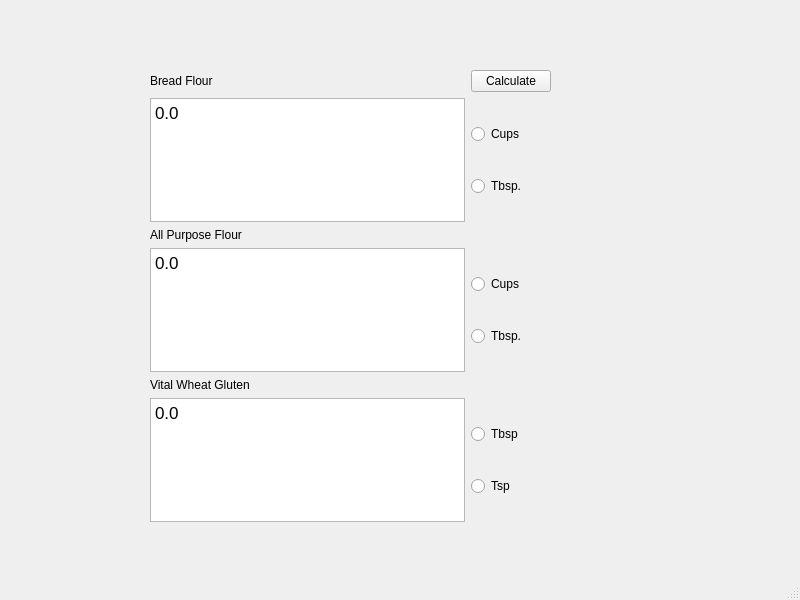
<?xml version="1.0" encoding="UTF-8"?>
<ui version="4.0">
 <class>MainWindow</class>
 <widget class="QMainWindow" name="MainWindow">
  <property name="geometry">
   <rect>
    <x>0</x>
    <y>0</y>
    <width>800</width>
    <height>600</height>
   </rect>
  </property>
  <property name="windowTitle">
   <string>MainWindow</string>
  </property>
  <widget class="QWidget" name="centralwidget">
   <widget class="QWidget" name="gridLayoutWidget">
    <property name="geometry">
     <rect>
      <x>150</x>
      <y>70</y>
      <width>401</width>
      <height>452</height>
     </rect>
    </property>
    <layout class="QGridLayout" name="gridLayout">
     <item row="1" column="0">
      <widget class="QTextEdit" name="bf_AmountText">
       <property name="sizePolicy">
        <sizepolicy hsizetype="Expanding" vsizetype="Expanding">
         <horstretch>0</horstretch>
         <verstretch>0</verstretch>
        </sizepolicy>
       </property>
       <property name="html">
        <string>&lt;!DOCTYPE HTML PUBLIC &quot;-//W3C//DTD HTML 4.0//EN&quot; &quot;http://www.w3.org/TR/REC-html40/strict.dtd&quot;&gt;
&lt;html&gt;&lt;head&gt;&lt;meta name=&quot;qrichtext&quot; content=&quot;1&quot; /&gt;&lt;style type=&quot;text/css&quot;&gt;
p, li { white-space: pre-wrap; }
&lt;/style&gt;&lt;/head&gt;&lt;body style=&quot; font-family:'.SF NS Text'; font-size:13pt; font-weight:400; font-style:normal;&quot;&gt;
&lt;p style=&quot; margin-top:0px; margin-bottom:0px; margin-left:0px; margin-right:0px; -qt-block-indent:0; text-indent:0px;&quot;&gt;0.0&lt;/p&gt;&lt;/body&gt;&lt;/html&gt;</string>
       </property>
      </widget>
     </item>
     <item row="5" column="0">
      <widget class="QTextEdit" name="vwg_AmountText">
       <property name="sizePolicy">
        <sizepolicy hsizetype="Expanding" vsizetype="Expanding">
         <horstretch>0</horstretch>
         <verstretch>0</verstretch>
        </sizepolicy>
       </property>
       <property name="html">
        <string>&lt;!DOCTYPE HTML PUBLIC &quot;-//W3C//DTD HTML 4.0//EN&quot; &quot;http://www.w3.org/TR/REC-html40/strict.dtd&quot;&gt;
&lt;html&gt;&lt;head&gt;&lt;meta name=&quot;qrichtext&quot; content=&quot;1&quot; /&gt;&lt;style type=&quot;text/css&quot;&gt;
p, li { white-space: pre-wrap; }
&lt;/style&gt;&lt;/head&gt;&lt;body style=&quot; font-family:'.SF NS Text'; font-size:13pt; font-weight:400; font-style:normal;&quot;&gt;
&lt;p style=&quot; margin-top:0px; margin-bottom:0px; margin-left:0px; margin-right:0px; -qt-block-indent:0; text-indent:0px;&quot;&gt;0.0&lt;/p&gt;&lt;/body&gt;&lt;/html&gt;</string>
       </property>
      </widget>
     </item>
     <item row="0" column="1">
      <widget class="QPushButton" name="calculate_PushButton">
       <property name="text">
        <string>Calculate</string>
       </property>
      </widget>
     </item>
     <item row="5" column="1">
      <layout class="QVBoxLayout" name="verticalLayout_5">
       <item>
        <widget class="QRadioButton" name="vwg_unitsTbsp_RadioButton">
         <property name="text">
          <string>Tbsp</string>
         </property>
        </widget>
       </item>
       <item>
        <widget class="QRadioButton" name="vwg_unitsTsp_RadioButton">
         <property name="text">
          <string>Tsp</string>
         </property>
        </widget>
       </item>
      </layout>
     </item>
     <item row="1" column="1">
      <layout class="QVBoxLayout" name="verticalLayout_3">
       <item>
        <widget class="QRadioButton" name="bf_unitsCup_RadioButton">
         <property name="text">
          <string>Cups</string>
         </property>
        </widget>
       </item>
       <item>
        <widget class="QRadioButton" name="bf_unitsTbsp_RadioButton">
         <property name="text">
          <string>Tbsp.</string>
         </property>
        </widget>
       </item>
      </layout>
     </item>
     <item row="3" column="0">
      <widget class="QTextEdit" name="apf_AmountText">
       <property name="sizePolicy">
        <sizepolicy hsizetype="Expanding" vsizetype="Expanding">
         <horstretch>0</horstretch>
         <verstretch>0</verstretch>
        </sizepolicy>
       </property>
       <property name="html">
        <string>&lt;!DOCTYPE HTML PUBLIC &quot;-//W3C//DTD HTML 4.0//EN&quot; &quot;http://www.w3.org/TR/REC-html40/strict.dtd&quot;&gt;
&lt;html&gt;&lt;head&gt;&lt;meta name=&quot;qrichtext&quot; content=&quot;1&quot; /&gt;&lt;style type=&quot;text/css&quot;&gt;
p, li { white-space: pre-wrap; }
&lt;/style&gt;&lt;/head&gt;&lt;body style=&quot; font-family:'.SF NS Text'; font-size:13pt; font-weight:400; font-style:normal;&quot;&gt;
&lt;p style=&quot; margin-top:0px; margin-bottom:0px; margin-left:0px; margin-right:0px; -qt-block-indent:0; text-indent:0px;&quot;&gt;0.0&lt;/p&gt;&lt;/body&gt;&lt;/html&gt;</string>
       </property>
      </widget>
     </item>
     <item row="0" column="0">
      <widget class="QLabel" name="label">
       <property name="text">
        <string>Bread Flour</string>
       </property>
      </widget>
     </item>
     <item row="3" column="1">
      <layout class="QVBoxLayout" name="verticalLayout_4">
       <item>
        <widget class="QRadioButton" name="apf_unitsCup_RadioButton">
         <property name="text">
          <string>Cups</string>
         </property>
        </widget>
       </item>
       <item>
        <widget class="QRadioButton" name="apf_unitsTbsp_RadioButton">
         <property name="text">
          <string>Tbsp.</string>
         </property>
        </widget>
       </item>
      </layout>
     </item>
     <item row="2" column="0">
      <widget class="QLabel" name="label_2">
       <property name="text">
        <string>All Purpose Flour</string>
       </property>
      </widget>
     </item>
     <item row="4" column="0">
      <widget class="QLabel" name="label_3">
       <property name="text">
        <string>Vital Wheat Gluten</string>
       </property>
      </widget>
     </item>
    </layout>
   </widget>
  </widget>
  <widget class="QStatusBar" name="statusbar"/>
  <widget class="QMenuBar" name="menuBar">
   <property name="geometry">
    <rect>
     <x>0</x>
     <y>0</y>
     <width>800</width>
     <height>22</height>
    </rect>
   </property>
  </widget>
 </widget>
 <resources/>
 <connections/>
</ui>
